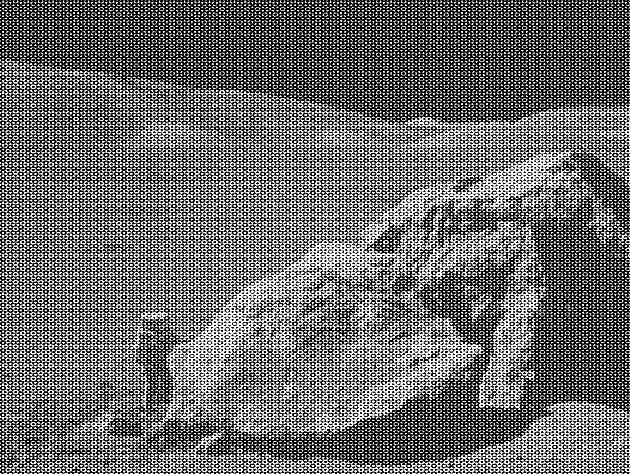
#> input picture moonlanding.png, 630 x 474 px
$ jupyter execute --allow-errors 09ex_Algorithms.ipynb   (shell and % lines are left out)
#> lines starting #> are read from the running program, lines starting #| are printed output that depends on the picture
1\. **Maximum wind speed prediction at the Sprogø station**

The exercise goal is to predict the maximum wind speed occurring every 50 years even if no measure exists for such a period. The available data are only measured over 21 years at the Sprogø meteorological station located in Denmark.

The annual maxima are supposed to fit a normal probability density function. However such function is not going to be estimated because it gives a probability from a wind speed maxima. Finding the maximum wind speed occurring every 50 years requires the opposite approach, the result needs to be found from a defined probability. That is the quantile function role and the exercise goal will be to find it. In the current model, it is supposed that the maximum wind speed occurring every 50 years is defined as the upper 2% quantile.

By definition, the quantile function is the inverse of the cumulative distribution function. The latter describes the probability distribution of an annual maxima. In the exercise, the cumulative probability $p_i$ for a given year i is defined as $p_i = i/(N+1)$ with $N = 21$, the number of measured years. Thus it will be possible to calculate the cumulative probability of every measured wind speed maxima. From those experimental points, the scipy.interpolate module will be very useful for fitting the quantile function. Finally the 50 years maxima is going to be evaluated from the cumulative probability of the 2% quantile.

Practically, load the dataset:

```python
import numpy as np
max_speeds = np.load('max-speeds.npy')
years_nb = max_speeds.shape[0]
```

Compute then the cumulative probability $p_i$ (`cprob`) and sort the maximum speeds from the data. Use then the  UnivariateSpline from scipy.interpolate to define a quantile function and thus estimate the probabilities.

In the current model, the maximum wind speed occurring every 50 years is defined as the upper 2% quantile. As a result, the cumulative probability value will be:

```python
fifty_prob = 1. - 0.02
```

So the storm wind speed occurring every 50 years can be guessed as:

``` python
fifty_wind = quantile_func(fifty_prob)
```

[cell 1]
import numpy as np
from matplotlib import pyplot as plt

#Load the dataset
#> (the rest of this cell did not finish here and is left out)

2\. **Curve fitting of temperature in Alaska**

The temperature extremes in Alaska for each month, starting in January, are given by (in degrees Celcius):

max:  17,  19,  21,  28,  33,  38, 37,  37,  31,  23,  19,  18

min: -62, -59, -56, -46, -32, -18, -9, -13, -25, -46, -52, -58

* Plot these temperature extremes.
* Define a function that can describe min and max temperatures.
* Fit this function to the data with scipy.optimize.curve_fit().
* Plot the result. Is the fit reasonable? If not, why?
* Is the time offset for min and max temperatures the same within the fit accuracy?

[cell 2]
from scipy.optimize import curve_fit


#Create "dataset" for max e mim temperatures

max_t = [17, 19, 21, 28, 33, 38, 37, 37, 31, 23, 19, 18]
min_t = [-62, -59, -56, -46, -32, -18, -9, -13, -25, -46, -52, -58]
max_t = np.array(max_t)
min_t = np.array(min_t)
months = [i for i in range(1,13)]

fig, ax = plt.subplots(figsize=(8,6))
ax.grid()
ax.plot(months, max_t, ".r", markersize=8, label='max T')
ax.plot(months, min_t, ".b", markersize=8, label='min T')

# Define a function that can describe min and max temperatures
#Let's suppose a Gaussian fuction
def gaussian(x, A, mu, std, c):
    return A*np.exp(-(x-mu)**2/(2*std**2))+c

#Fit the two temperatures
max_p0=[20, 6, 3, 15]
min_p0=[40, 6, 3, -60]
max_p, max_cov = curve_fit(gaussian, months, max_t, max_p0)
min_p, min_cov = curve_fit(gaussian, months, min_t, min_p0)

#Plot the results from the fit

x_fit = np.linspace(1,12,100)
max_fit = gaussian(x_fit, *max_p)
min_fit = gaussian(x_fit, *min_p)
ax.plot(x_fit, max_fit, "--r", label='Fit max T')
ax.plot(x_fit, min_fit, "--b", label='Fit min T')
ax.legend()

# Is the time offset (which basically means mu parameter) for min and max temperatures the same within the fit accuracy?
#So we compare mu parameter for the two sets
print("Time offset for maxT: ",max_p[1], "+-" , np.sqrt(max_cov[1,1]))
print("Time offset for minT: ",max_p[1], "+-" , np.sqrt(min_cov[1,1]))
comp = abs(max_p[1]-min_p[1])/np.sqrt(max_cov[1,1]+min_cov[1,1])
print("\n Compability between the two: " , comp , " => they are not the same within the fit accuracy")
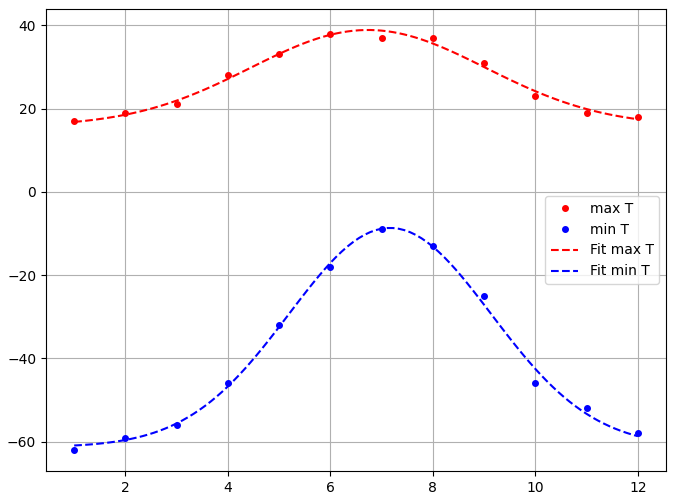
#> figure drawn by matplotlib, 1 panel; curve peaks at x = 6, y = 38; curve peaks at x = 7, y = -9; curve peaks at x = 6.78, y = 38.87

3\. **2D minimization of a six-hump camelback function**

$$
f(x,y) = \left(4-2.1x^2+\frac{x^4}{3} \right) x^2 +xy + (4y^2 -4)y^2
$$

has multiple global and local minima. Find the global minima of this function.

Hints:

* Variables can be restricted to $-2 < x < 2$ and $-1 < y < 1$.
* Use numpy.meshgrid() and pylab.imshow() to find visually the regions.
* Use scipy.optimize.minimize(), optionally trying out several of its methods.

How many global minima are there, and what is the function value at those points? What happens for an initial guess of $(x, y) = (0, 0)$ ?

[cell 3]
from scipy.optimize import minimize

def f(X):
    x = X[0]
    y = X[1]
    return (4-2.1*x**2+x**4/3)*x**2+x*y+(4*y**2-4)*y**2

x = np.linspace(-2, 2, 100)
y = np.linspace(-1, 1, 100)

mesh = np.meshgrid(x, y)
plt.imshow(f(mesh), extent=(-2, 2, -1, 1)) #Without extent it goes from 0 to 100

#Find the global minima being helped by the mesh plot... we guess that there are two minima

minima_l = []
minima = minimize(f , (0,0.75))
#minima object is composed of several voices... fun is the value while x is an array with its coordinates
print("The first minima found is", minima["x"], "with value:", minima["fun"])
plt.plot(minima["x"][0], minima["x"][1], ".r", markersize = 10 , label="minima 1")
minima_l.append(minima)

minima2 = minimize(f , (0,-0.75))
print("The first minima found is", minima["x"], "with value:", minima["fun"])
plt.plot(minima2["x"][0], minima2["x"][1], ".y", markersize = 10 ,  label="minima 2")
minima_l.append(minima2)

# What happens for an initial guess of (x, y) = (0, 0)?
solution = minimize(f, (0, 0))
print("The minima with initial guess (0, 0) is", solution["x"]) #It is a seddle point and it does not work

plt.legend()
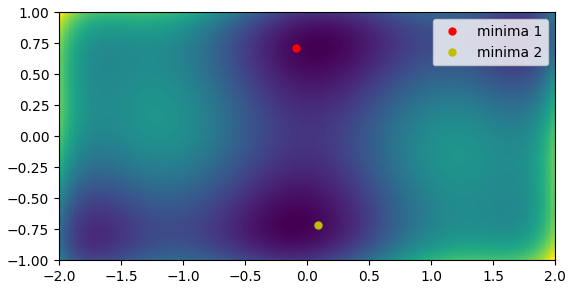
#> figure drawn by matplotlib, 1 panel

[cell 4]
#What follows is useless
# Plot the surface for a better interpretation
#%matplotlib widget

fig, ax = plt.subplots(subplot_kw={"projection": "3d"}, figsize=(10,10))
surf = ax.plot_surface(mesh[0], mesh[1], f(mesh), cmap="jet",
                       linewidth=0, antialiased=False)
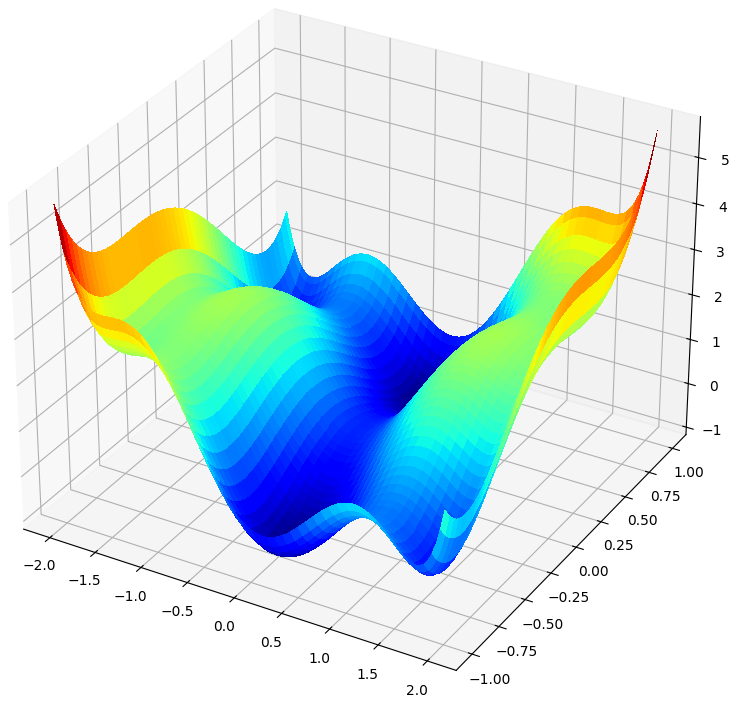
#> figure drawn by matplotlib, 1 panel

4\. **FFT of a simple dataset**

Performe a periodicity analysis on the lynxs-hares population

5\. **FFT of an image**

* Examine the provided image `moonlanding.png`, which is heavily contaminated with periodic noise. In this exercise, we aim to clean up the noise using the Fast Fourier Transform.
* Load the image using pylab.imread().
* Find and use the 2-D FFT function in scipy.fftpack, and plot the spectrum (Fourier transform of) the image. Do you have any trouble visualising the spectrum? If so, why?
* The spectrum consists of high and low frequency components. The noise is contained in the high-frequency part of the spectrum, so set some of those components to zero (use array slicing).
* Apply the inverse Fourier transform to see the resulting image.

[cell 5]
import pylab

#Load the image using pylab

img = pylab.imread("moonlanding.png")
#> img is the input picture: shape (474, 630) float32; min 0, max 1, mean 0.424
pylab.imshow(img, cmap = 'gray')
pylab.show()

[cell 6]
from scipy import fftpack
from matplotlib.colors import LogNorm

#Perform a 2D FFT

img_fft = fftpack.fft2(img)
#Some dtype of such image are complex!..Also with abs i still can't see anything.. few very high points-> log must be used
pylab.imshow(np.abs(img_fft), norm=LogNorm(vmin=5, vmax=np.abs(img_fft).max()))
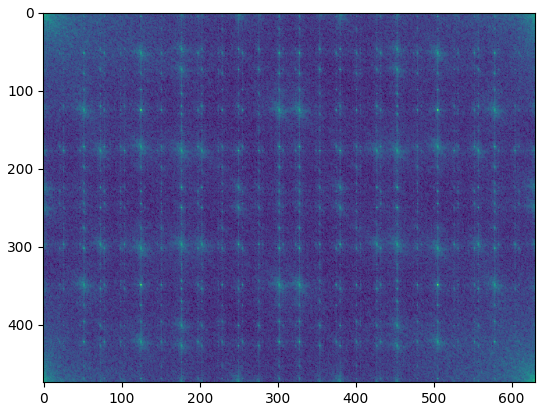
#> figure drawn by matplotlib, 1 panel

[cell 7]
# Inspect the spectrum, and try to locate the regions of the power spectrum
# that contain the signal and those which contain the periodic noise


magnitudes = np.reshape(np.abs(img_fft), (np.prod(img_fft.shape)))   #np.prod returns product of the two cardinalities -> number of elements

#Plot an histogram to understan which frequencies are the most relevant
fig , ax = plt.subplots(figsize=(8,6))
ax.hist(magnitudes, bins=1000, range=[0,3000])
ax.set_xlabel("magnitude")
ax.set_ylabel("counts/bin")
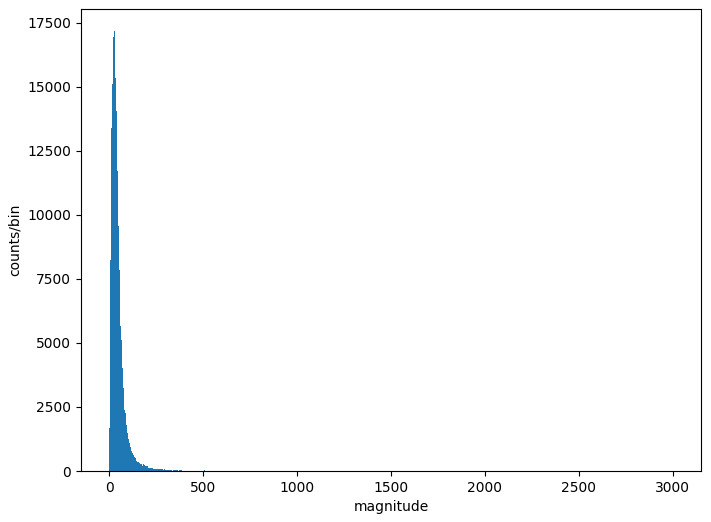
#> figure drawn by matplotlib, 1 panel; tallest bar 17176 high, from x = 27 to 30

[cell 8]
# Trying to cancel out higher magnitude regions
filtered_img_fft = img_fft.copy()
filtered_img_fft[np.abs(img_fft)>1800]=0
pylab.imshow(np.abs(filtered_img_fft), norm=LogNorm(vmin=5, vmax=np.abs(filtered_img_fft).max()))
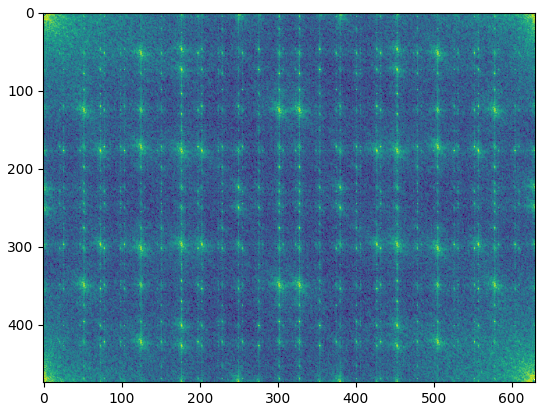
#> figure drawn by matplotlib, 1 panel

[cell 9]
#Apply inverse FFT

# Apply the inverse Fourier transform to plot the resulting image
filtered_img = np.real(fftpack.ifft2(filtered_img_fft))
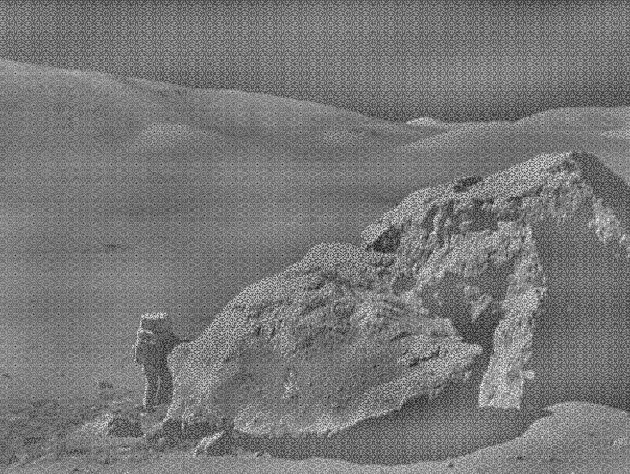
#> filtered_img: shape (474, 630) float32; min -0.632, max 0.709, mean -2.04e-10; drawn with min black and max white
pylab.imshow(filtered_img, cmap = 'gray')
pylab.show()
